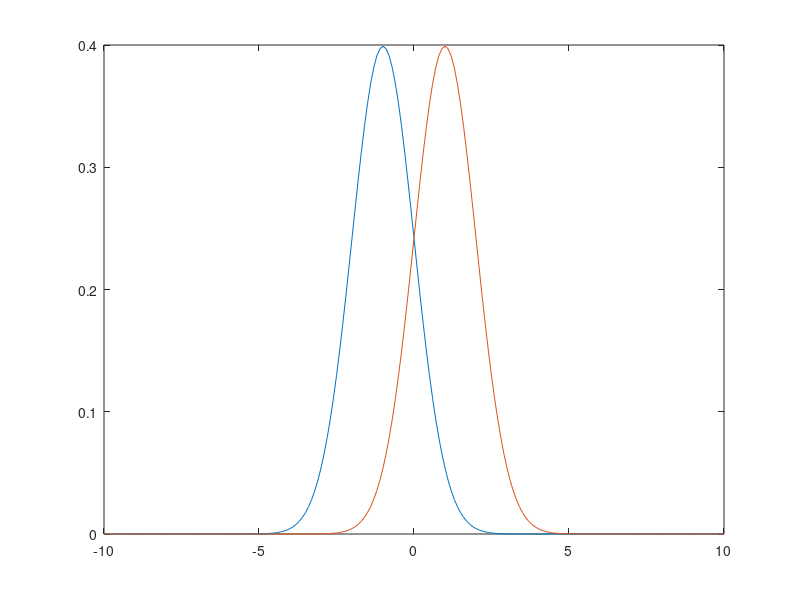

Source code (MATLAB):
Apdf = normpdf([-10:0.1:10], -1, 1);
figure
plot([-10:0.1:10],Apdf)
Bpdf = normpdf([-10:0.1:10],  1, 1);
hold on
plot([-10:0.1:10],Bpdf)
KL = 0.1 * sum(Apdf .* (log(Apdf)-log(Bpdf)))
% KL =   2.000000000000000